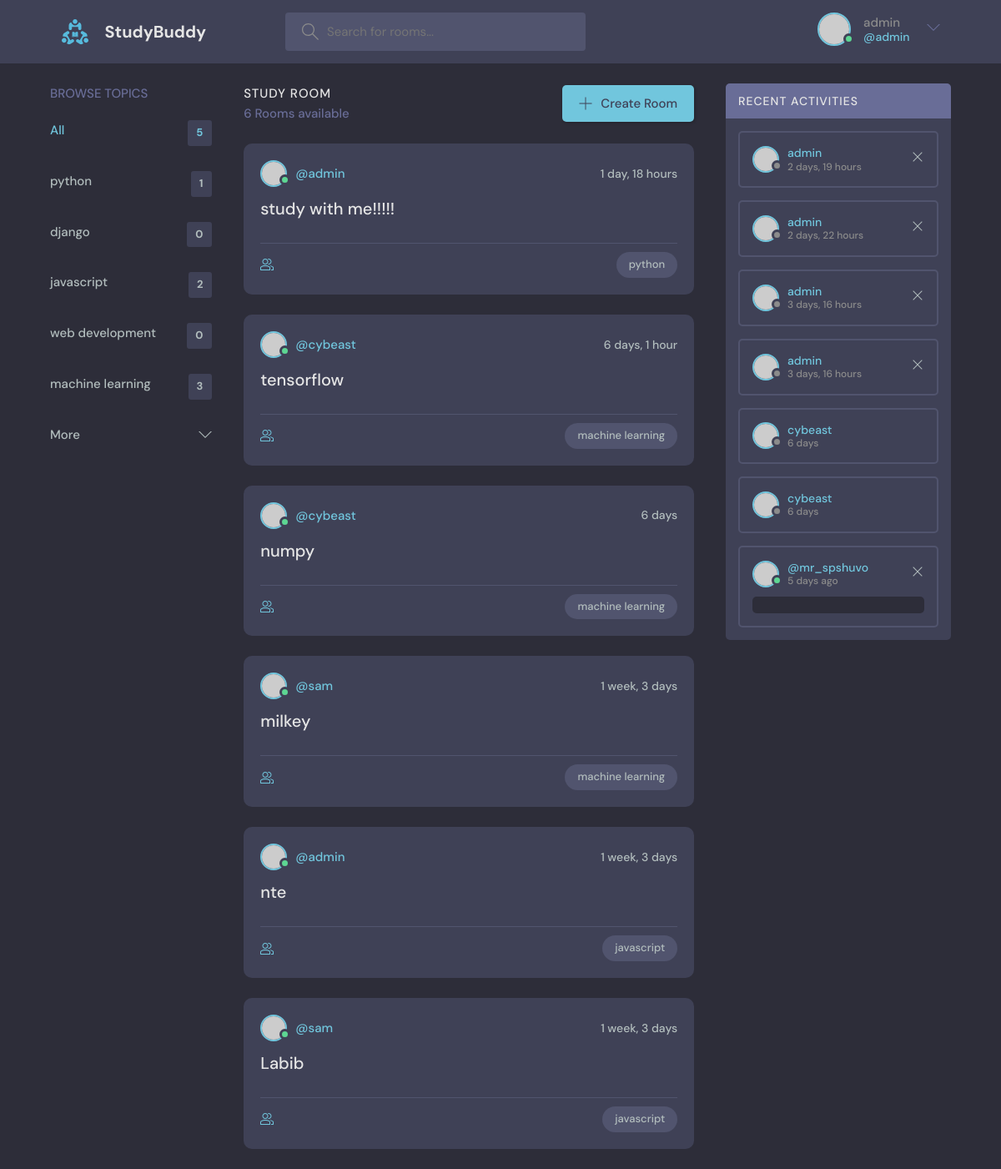
The app's page / (signed in) with its own data.
### polls/models.py (models this page shows, shortened)
class Topic(models.Model):
    name = models.CharField(max_length=200)

class Room(models.Model):
    host = models.ForeignKey(User, on_delete=models.SET_NULL, null=True)
    topic = models.ForeignKey(Topic, on_delete=models.SET_NULL, null=True)
    name = models.CharField(max_length=200)
    description = models.TextField(null=True, blank=True)
    particpents = models.ManyToManyField(User, 'participents', blank=True)
    updated = models.DateTimeField(auto_now=True)
    created = models.DateTimeField(auto_now_add=True)
    class Meta:
        ordering = ['-updated', '-created']

class Massage(models.Model):
    user = models.ForeignKey(User, on_delete=models.CASCADE)
    room = models.ForeignKey(Room, on_delete=models.CASCADE)
    body = models.TextField()
    updated = models.DateTimeField(auto_now=True)
    created = models.DateTimeField(auto_now_add=True)
    class Meta:
        ordering = ['-updated', '-created']
    def __str__(self):
        return self.body[0:50]

### polls/views.py (the view)
# urls.py: path('', views.index, name='index'),
def index(request):
    q = request.GET.get('q') if request.GET.get('q') != None else ''
    rooms = Room.objects.filter(Q(topic__name__icontains=q)
                                | Q(name__icontains=q)
                                | Q(description__icontains=q))
    topics = Topic.objects.all()
    room_count = rooms.count()
    room_messages =Massage.objects.filter(Q(room__topic__name__icontains=q))
    context = {'rooms': rooms, 'topics': topics, 'room_count': room_count, 'room_messages':room_messages}
    return render(request, 'polls/home.html', context)

### polls/templates/polls/home.html (shortened to what this page needs)
{% extends 'main.html'%} {% block content %}
<main class="layout layout--3">
  <div class="container">
    {% include 'polls/topic_component.html'%}
    <div class="roomList">
      <div class="roomList__header">
        <div>
          <h2>Study Room</h2>
          <p>{{room_count}} Rooms available</p>
        </div>
        <a class="btn btn--main" href="create-room.html">
          <svg
            version="1.1"
            xmlns="http://www.w3.org/2000/svg"
            width="32"
            height="32"
            viewBox="0 0 32 32"
          >
            <title>add</title>
            <path
              d="M16.943 0.943h-1.885v14.115h-14.115v1.885h14.115v14.115h1.885v-14.115h14.115v-1.885h-14.115v-14.115z"
            ></path>
          </svg>
          Create Room
        </a>
      </div>
      {% include 'polls/feed-component.html' %}
    </div>
    {% include 'polls/activity_component.html'%}
  </div>
</main>
{% endblock content %}

### templates/navbar.html (shortened to what this page needs)
{% load static %}
<header class="header header--loggedIn">
  <div class="container">
    <a href="{% url 'index' %}" class="header__logo">
      <img src="{% static 'images/logo.svg' %}" />
      <h1>StudyBuddy</h1>
    </a>
    <form class="header__search" method="GET" action="{% url 'index' %}">
      <label>
        <input name="q" placeholder="Search for rooms..." />
      </label>
    </form>
    <nav class="header__menu">
      {% if request.user.is_authenticated %}
      <div class="header__user">
        <a href="profile.html">
          <div class="avatar avatar--medium active">
            <img src="https://randomuser.me/api/portraits/men/37.jpg" />
          </div>
          <p>
            {{request.user.username}} <span>@{{request.user.username}}</span>
          </p>
        </a>
        <button class="dropdown-button">
          <svg
            version="1.1"
            xmlns="http://www.w3.org/2000/svg"
            width="32"
            height="32"
            viewBox="0 0 32 32"
          >
            <title>chevron-down</title>
            <path d="M16 21l-13-13h-3l16 16 16-16h-3l-13 13z"></path>
          </svg>
        </button>
      </div>
      {% endif %}
    </nav>
  </div>
</header>

### polls/templates/polls/topic_component.html
<div class="topics">
    <div class="topics__header">
      <h2>Browse Topics</h2>
    </div>
    <ul class="topics__list">
      <li>
        <a href="{% url 'index'%}" class="active">All <span>{{topics.count}}</span></a>
      </li>
      {% for topic in topics %}
      <li>
        <a href="{% url 'index'%}?q={{topic.name}}">{{topic.name}}<span>{{topic.room_set.count}}</span></a>
        {% endfor %}
    <a class="btn btn--link" href="topics.html">
      More
      <svg
        version="1.1"
        xmlns="http://www.w3.org/2000/svg"
        width="32"
        height="32"
        viewBox="0 0 32 32"
      >
        <title>chevron-down</title>
        <path d="M16 21l-13-13h-3l16 16 16-16h-3l-13 13z"></path>
      </svg>
    </a>
  </div>

### polls/templates/polls/feed-component.html (shortened to what this page needs)
 {% for room in rooms %}
<div class="roomListRoom">
  <div class="roomListRoom__header">
    <a href="{%url 'user-profile' room.host.id %}" class="roomListRoom__author">
      <div class="avatar avatar--small active">
        <img src="https://randomuser.me/api/portraits/men/11.jpg" />
      </div>
      <span>@{{room.host.username}}</span>
    </a>
    <div class="roomListRoom__actions">
      <span>{{room.created|timesince}}</span>
    </div>
  </div>
  <div class="roomListRoom__content">
    <a href="{% url 'room' room.id %}">{{room.name}}</a>
  </div>
  <div class="roomListRoom__meta">
    <a href="{% url 'room' room.id %}" class="roomListRoom__joined">
    </a>
    <p class="roomListRoom__topic">{{room.topic.name}}</p>
  </div>
</div>
{% endfor %}

### polls/templates/polls/activity_component.html
<div class="activities">
  <div class="activities__header">
    <h2>Recent Activities</h2>
  </div>
  {% for message in room_messages %}
  <div class="activities__box">
    <div class="activities__boxHeader roomListRoom__header">
      <a
        href="{% url 'user-profile' message.user.id %}"
        class="roomListRoom__author"
      >
        <div class="avatar avatar--small">
          <img src="https://randomuser.me/api/portraits/women/11.jpg" />
        </div>
        <p>
          {{ message.user }}
          <span>{{message.created| timesince}}</span>
        </p>
      </a>
      {% if request.user == message.user%}
      <div class="roomListRoom__actions">
        <a href="{% url 'delete-massage' message.id %}">
          <svg
            version="1.1"
            xmlns="http://www.w3.org/2000/svg"
            width="32"
            height="32"
            viewBox="0 0 32 32"
          >
            <title>remove</title>
            <path
              d="M27.314 6.019l-1.333-1.333-9.98 9.981-9.981-9.981-1.333 1.333 9.981 9.981-9.981 9.98 1.333 1.333 9.981-9.98 9.98 9.98 1.333-1.333-9.98-9.98 9.98-9.981z"
            ></path>
          </svg>
        </a>
      </div>
      {% endif %}
    </div>
  </div>
  {% endfor %}
  <div class="activities__box">
    <div class="activities__boxHeader roomListRoom__header">
      <a href="profile.html" class="roomListRoom__author">
        <div class="avatar avatar--small active">
          <img src="https://randomuser.me/api/portraits/men/13.jpg" />
        </div>
        <p>
          @mr_spshuvo
          <span>5 days ago</span>
        </p>
      </a>
      <div class="roomListRoom__actions">
        <a href="#">
          <svg
            version="1.1"
            xmlns="http://www.w3.org/2000/svg"
            width="32"
            height="32"
            viewBox="0 0 32 32"
          >
            <title>remove</title>
            <path
              d="M27.314 6.019l-1.333-1.333-9.98 9.981-9.981-9.981-1.333 1.333 9.981 9.981-9.981 9.98 1.333 1.333 9.981-9.98 9.98 9.98 1.333-1.333-9.98-9.98 9.98-9.981z"
            ></path>
          </svg>
        </a>
      </div>
    </div>
    <div class="activities__boxContent">
      <div class="activities__boxRoomContent">{{message.body}}</div>
    </div>
  </div>
</div>

### records on screen
Topic: name "python", room_set.count "1"
Topic: name "django", room_set.count "0"
Topic: name "javascript", room_set.count "2"
Topic: name "web development", room_set.count "0"
Topic: name "machine learning", room_set.count "3"
Room: host.username "admin", created "1 day, 18 hours", name "study with me!!!!!", topic.name "python"
Room: host.username "cybeast", created "6 days, 1 hour", name "tensorflow", topic.name "machine learning"
Room: host.username "cybeast", created "6 days", name "numpy", topic.name "machine learning"
Room: host.username "sam", created "1 week, 3 days", name "milkey", topic.name "machine learning"
Room: host.username "admin", created "1 week, 3 days", name "nte", topic.name "javascript"
Room: host.username "sam", created "1 week, 3 days", name "Labib", topic.name "javascript"
Massage: user "admin", created "2 days, 19 hours"
Massage: user "admin", created "2 days, 22 hours"
Massage: user "admin", created "3 days, 16 hours"
Massage: user "admin", created "3 days, 16 hours"
Massage: user "cybeast", created "6 days"
Massage: user "cybeast", created "6 days"

### other values on screen
{{ request.user.username }} "admin"
{{ topics.count }} "5"
{{ room_count }} "6"
